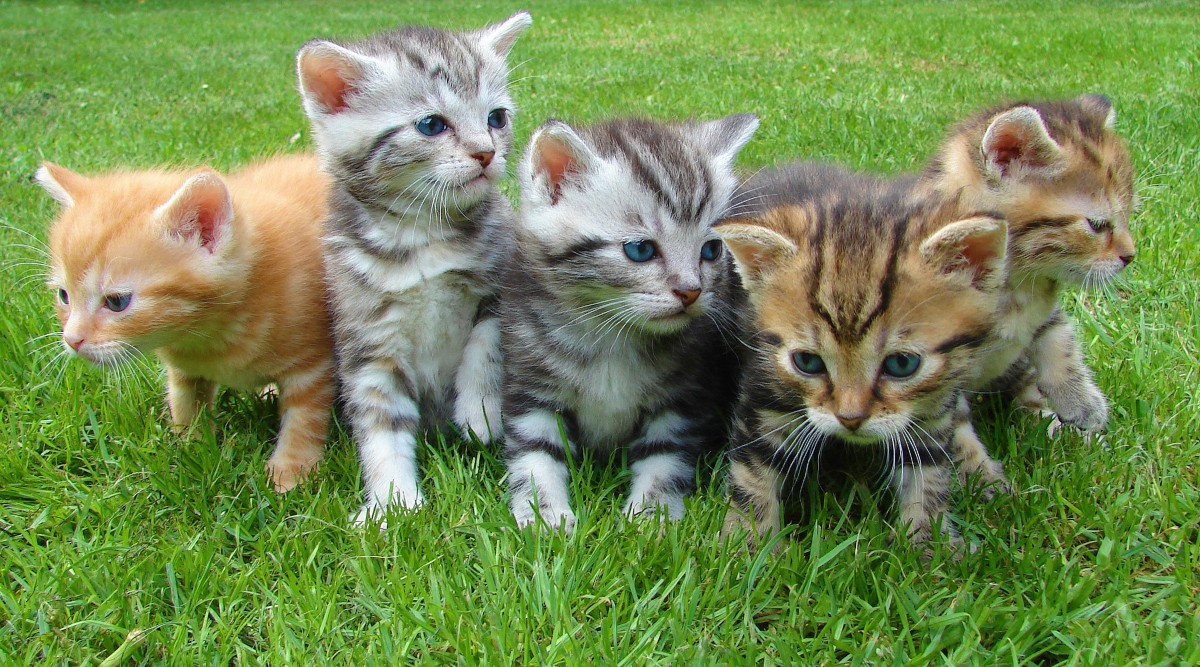
#> input picture ipi/t2/trabalho/exemplos-python/brilho/cat_puppy.jpg, 1200 x 667 px
$ python brilho_hsi.py
#> lines starting #> are read from the running program, lines starting #| are printed output that depends on the picture; after the words box and inside, x2 and y2 are one past the last pixel; in counts of white or black regions, pixels touching at a corner belong together
#> further down, img is the input picture: shape (667, 1200, 3); mean R, G, B 115.7, 138.8, 81.8
### ipi/t2/trabalho/exemplos-python/brilho/hsi_rgb_conv.py
import numpy as np
import cv2
def rgb2hsi(image: np.ndarray) -> np.ndarray:

    # Normaliza os valores de R, G e B para [0, 1]
    image = image.astype(np.float64) / 255

    # Separa os canais R, G e B
    r = image[:, :, 0]
    g = image[:, :, 1]
    b = image[:, :, 2]

    # Calcula a intensidade
    intensity = (r + g + b) / 3

    # Calcula a saturação
    min_rgb = np.min(image, axis=2)
    saturation = 1 - (3 / (r + g + b + 1e-6)) * min_rgb

    # Calcula a matiz
    num = 0.5 * ((r - g) + (r - b))
    den = np.sqrt((r - g) ** 2 + (r - b) * (g - b))
    hue = np.arccos(num / (den + 1e-6))
    hue[b > g] = 2 * np.pi - hue[b > g]
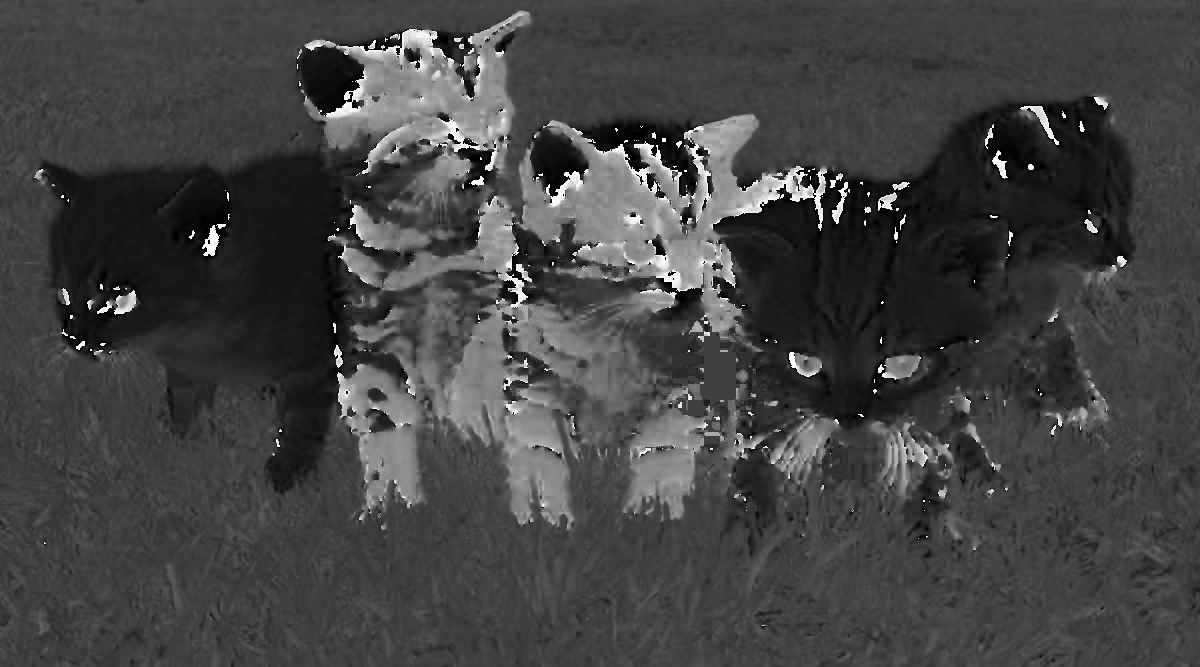
#> hue: shape (667, 1200) float64; min 0.00233, max 6.27, mean 1.67; drawn with min black and max white
    hue = hue / (2 * np.pi)  # Normalize hue to [0, 1]

    # Junta os canais H, S e I em uma imagem HSI
    hsi_image = np.stack((hue, saturation, intensity), axis=2)

    return (hsi_image * 255).astype(np.uint8)


def hsi2rgb(image: np.ndarray) -> np.ndarray:
    # Normaliza os valores de H, S e I para [0, 1]
    image = image.astype(np.float64) / 255.0
    h = image[:, :, 0] * 2 * np.pi  # Hue em radianos
    s = image[:, :, 1]
    i = image[:, :, 2]

    r = np.zeros(h.shape)
    g = np.zeros(h.shape)
    b = np.zeros(h.shape)

    # Valores H no intervalo [0, 2*pi/3)
    mask = (h >= 0) & (h < 2 * np.pi / 3)
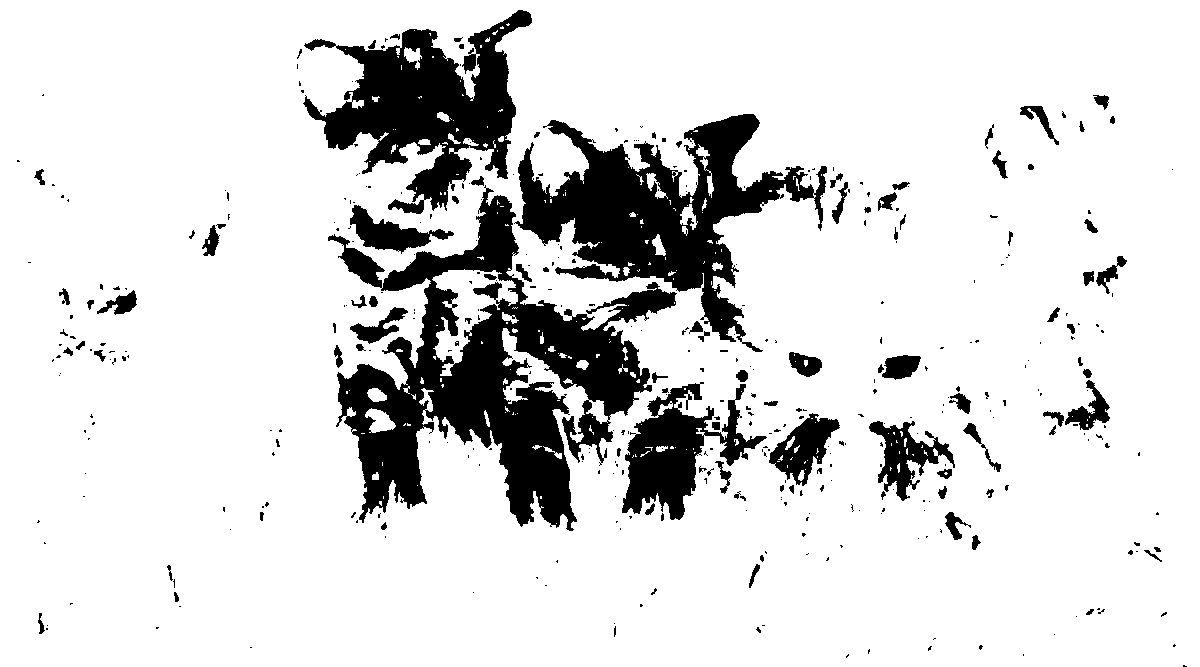
#> mask: shape (667, 1200) bool; 85.5% white; 408 black regions (308 under 20 px), largest, box (x1, y1, x2, y2) and area: (328, 185, 677, 531) 42917, (514, 114, 827, 352) 26476, (303, 10, 532, 214) 19948
    b[mask] = i[mask] * (1 - s[mask])
    r[mask] = i[mask] * (1 + s[mask] * np.cos(h[mask]) / np.cos(np.pi / 3 - h[mask]))
    g[mask] = 3 * i[mask] - (r[mask] + b[mask])

    # Valores H no intervalo [2*pi/3, 4*pi/3)
    mask = (h >= 2 * np.pi / 3) & (h < 4 * np.pi / 3)
#> mask: shape (667, 1200) bool; 11.8% white; 360 white regions (276 under 20 px), largest, box (x1, y1, x2, y2) and area: (344, 195, 676, 531) 39617, (515, 114, 760, 286) 15754, (303, 10, 532, 172) 11955
    h_adj = h[mask] - 2 * np.pi / 3
    r[mask] = i[mask] * (1 - s[mask])
#> r: shape (667, 1200) float64; min 0, max 1.26, mean 0.635
    g[mask] = i[mask] * (1 + s[mask] * np.cos(h_adj) / np.cos(np.pi / 3 - h_adj))
#> g: shape (667, 1200) float64; min 0, max 1.24, mean 0.774
    b[mask] = 3 * i[mask] - (r[mask] + g[mask])
#> b: shape (667, 1200) float64; min 0, max 1.09, mean 0.431

    # Valores H no intervalo [4*pi/3, 2*pi)
    mask = (h >= 4 * np.pi / 3) & (h < 2 * np.pi)
#> mask: shape (667, 1200) bool; 2.7% white; 536 white regions (401 under 20 px), largest, box (x1, y1, x2, y2) and area: (724, 166, 827, 231) 2091, (305, 29, 446, 65) 1354, (611, 241, 724, 292) 1330
    h_adj = h[mask] - 4 * np.pi / 3
    g[mask] = i[mask] * (1 - s[mask])
#> g: shape (667, 1200) float64; min 0, max 1.24, mean 0.792
    b[mask] = i[mask] * (1 + s[mask] * np.cos(h_adj) / np.cos(np.pi / 3 - h_adj))
#> b: shape (667, 1200) float64; min 0, max 1.09, mean 0.45
    r[mask] = 3 * i[mask] - (g[mask] + b[mask])
#> r: shape (667, 1200) float64; min 0, max 1.26, mean 0.654

    # Junta os canais R, G, B em uma imagem RGB e escala para [0, 255]
    rgb_image = np.stack((r, g, b), axis=2) * 255.0
    rgb_image = np.clip(rgb_image, 0, 255).astype(np.uint8)

    return rgb_image

### ipi/t2/trabalho/exemplos-python/brilho/brilho_hsi.py
import numpy as np
import matplotlib.pyplot as plt
import cv2
from hsi_rgb_conv import hsi2rgb, rgb2hsi

# Ajusta o brilho no espaço HSI, somando um valor à componente de intensidade
def ajustaBrilho(img, c):
    hsiImg = rgb2hsi(img).astype('float')
    hsiImg[:,:,2] = hsiImg[:,:,2] + c
    hsiImg = np.clip(hsiImg, 0, 255)
    hsiImg = hsiImg.astype('uint8')
    rgbImg = hsi2rgb(hsiImg)
    return rgbImg


if __name__ == '__main__':

    # Le a imagem
    img = plt.imread('cat_puppy.jpg')

    # aumenta o brilho em 50 tons
    img_brighter = ajustaBrilho(img, 50)

    # diminui em 50 tons
    img_darker = ajustaBrilho(img, -50)
#> in hsi2rgb (call 2), `r[mask] = i[mask] * (1 - s[mask])`:
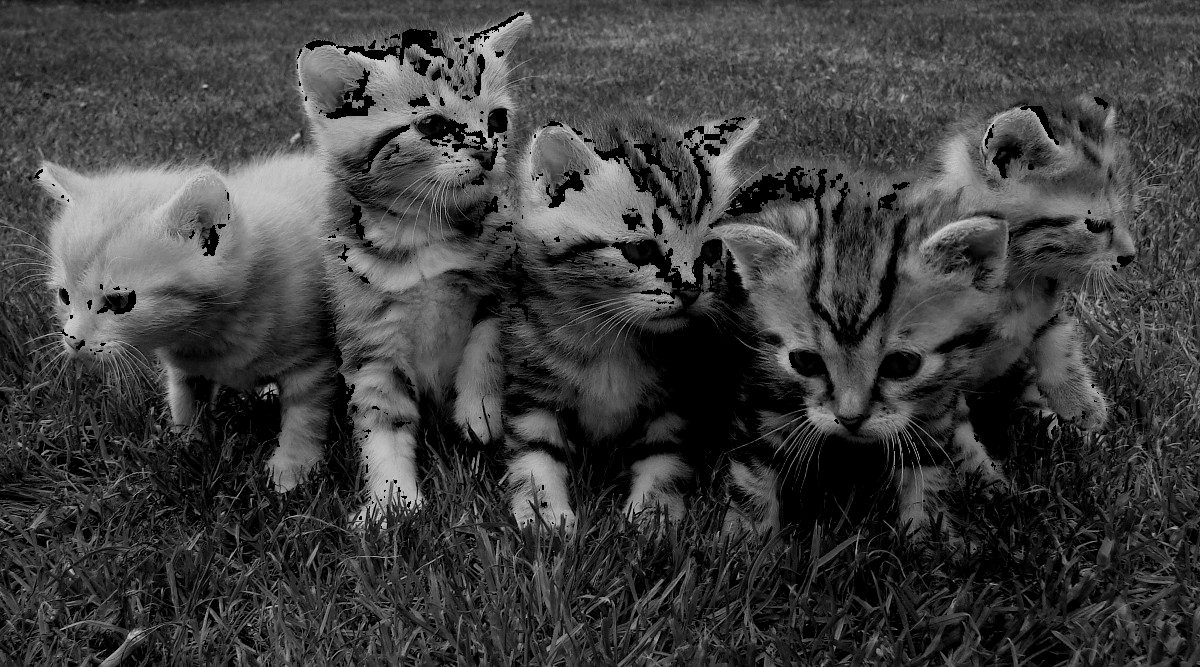
#> r: shape (667, 1200) float64; min 0, max 0.804, mean 0.249
#> in hsi2rgb (call 2), `g[mask] = i[mask] * (1 + s[mask] * np.cos(h_adj) / np.cos(np.pi / 3 - ..`:
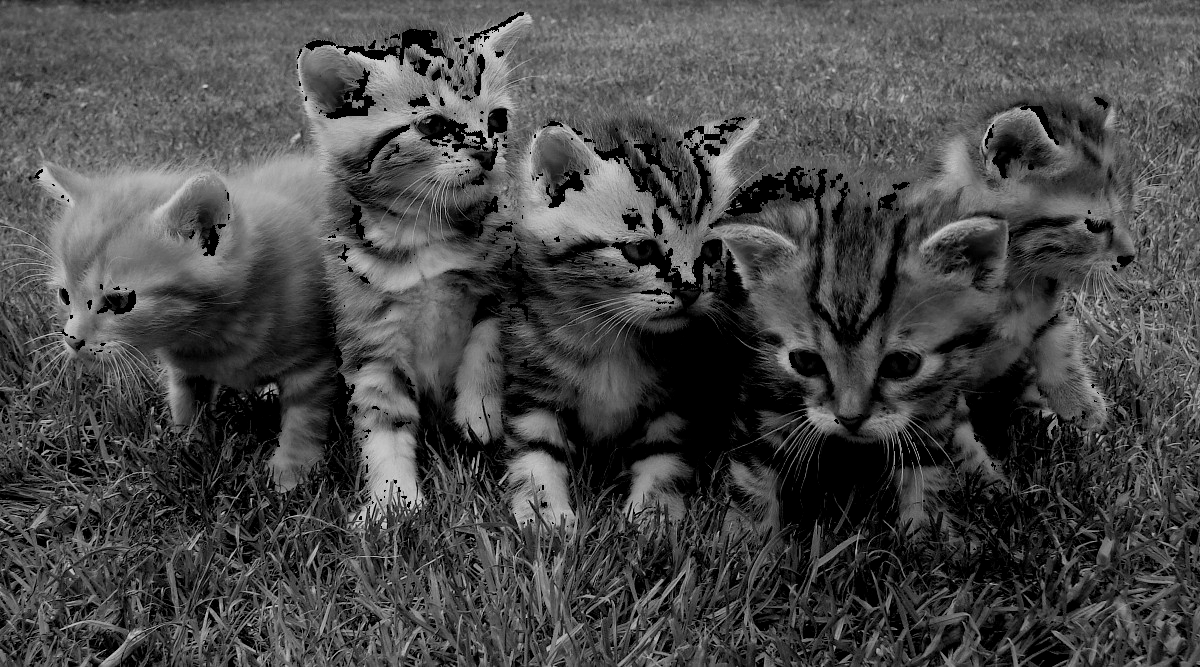
#> g: shape (667, 1200) float64; min 0, max 0.804, mean 0.288
#> in hsi2rgb (call 2), `b[mask] = 3 * i[mask] - (r[mask] + g[mask])`:
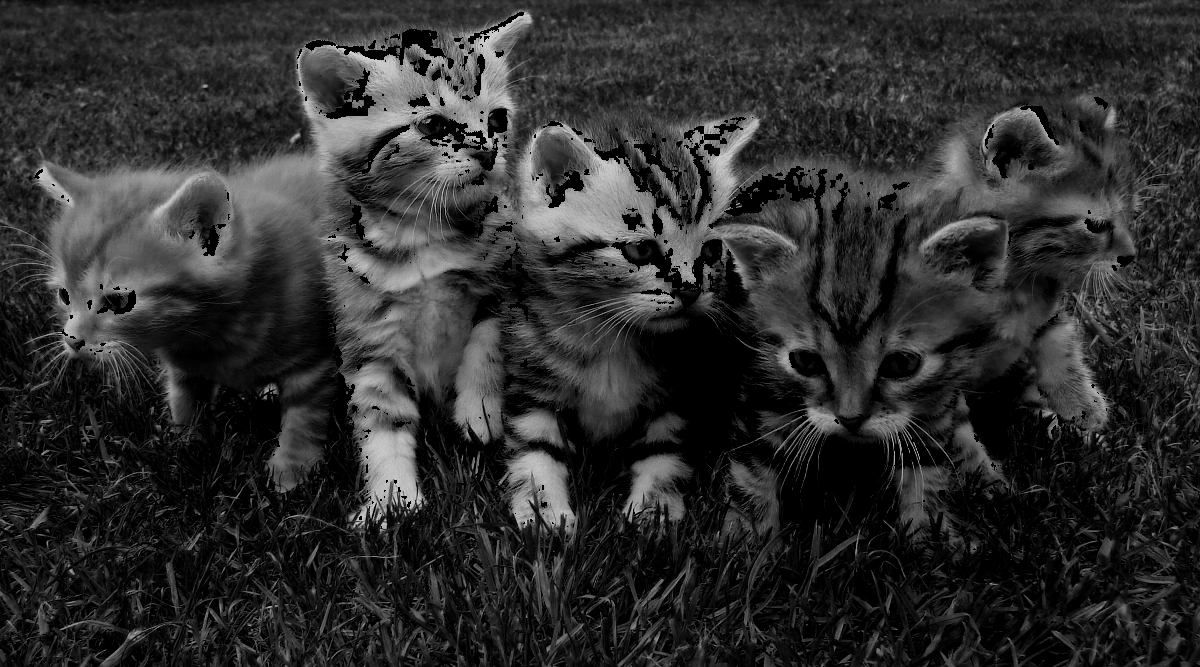
#> b: shape (667, 1200) float64; min 0, max 0.804, mean 0.184

    # para comparar colocamos as imagens lado a lado
    fig, axs = plt.subplots(1, 3)
    axs[0].axis('off')
    axs[0].set_title('Mais brilho')
    axs[0].imshow(img_brighter)
    axs[1].axis('off')
    axs[1].set_title('Original')
    axs[1].imshow(img)
    axs[2].axis('off')
    axs[2].set_title('Menos Brilho')
    axs[2].imshow(img_darker)
    plt.show()
